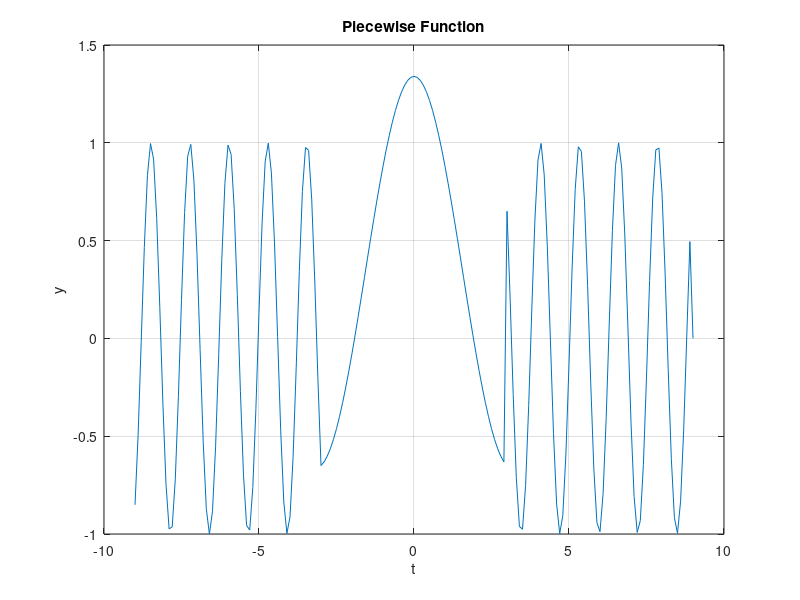

This figure's MATLAB source:
## -*- texinfo -*-
## @deftypefn {Script File} {} p3-1a
##
## Plot the piecewise function:
## y = sin(5t) for -9 <= t < -3 and 3 <= t < 9
## y = cos(t) - cos(3) - sin(15) for -3 <= t < 3
##
## @end deftypefn

graphics_toolkit('qt');

t = -9:0.1:9;
y = zeros(size(t));

idx1 = (t >= -9) & (t < -3);
y(idx1) = sin(5 * t(idx1));

idx2 = (t >= -3) & (t < 3);
y(idx2) = cos(t(idx2)) - cos(3) - sin(15);

idx3 = (t >= 3) & (t < 9);
y(idx3) = sin(5 * t(idx3));

plot(t, y);
title('Piecewise Function');
xlabel('t');
ylabel('y');
grid on;
print -dpng 'p3-1a_output.png';
printf('Success! Check p3-1a_output.png\n');
